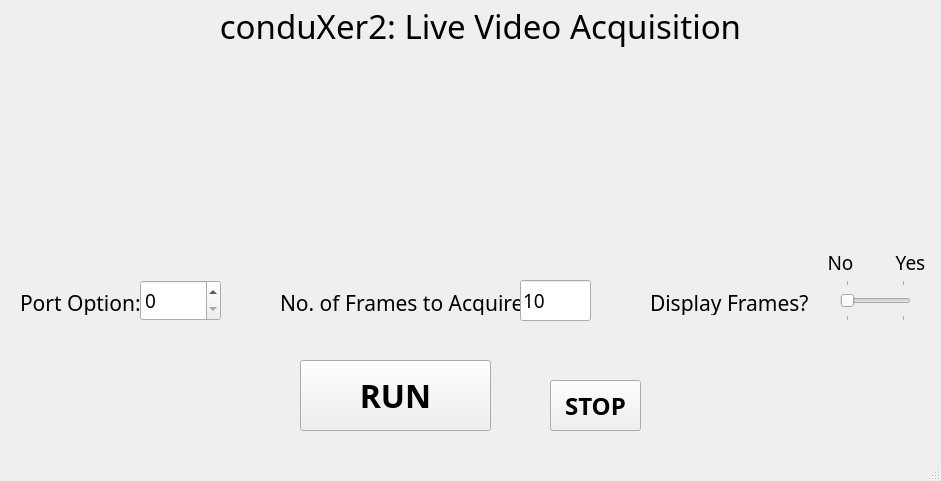
<?xml version="1.0" encoding="UTF-8"?>
<ui version="4.0">
 <class>contraWindow</class>
 <widget class="QMainWindow" name="contraWindow">
  <property name="geometry">
   <rect>
    <x>0</x>
    <y>0</y>
    <width>941</width>
    <height>481</height>
   </rect>
  </property>
  <property name="windowTitle">
   <string>MainWindow</string>
  </property>
  <widget class="QWidget" name="centralwidget">
   <widget class="QLabel" name="titleLabel">
    <property name="geometry">
     <rect>
      <x>160</x>
      <y>0</y>
      <width>641</width>
      <height>51</height>
     </rect>
    </property>
    <property name="font">
     <font>
      <family>Bahnschrift</family>
      <pointsize>25</pointsize>
     </font>
    </property>
    <property name="autoFillBackground">
     <bool>true</bool>
    </property>
    <property name="text">
     <string>conduXer2: Live Video Acquisition</string>
    </property>
    <property name="alignment">
     <set>Qt::AlignCenter</set>
    </property>
   </widget>
   <widget class="QPushButton" name="runButton">
    <property name="geometry">
     <rect>
      <x>300</x>
      <y>360</y>
      <width>191</width>
      <height>71</height>
     </rect>
    </property>
    <property name="font">
     <font>
      <family>Bahnschrift</family>
      <pointsize>24</pointsize>
      <weight>75</weight>
      <bold>true</bold>
     </font>
    </property>
    <property name="text">
     <string>RUN</string>
    </property>
   </widget>
   <widget class="QLabel" name="label">
    <property name="geometry">
     <rect>
      <x>0</x>
      <y>60</y>
      <width>941</width>
      <height>171</height>
     </rect>
    </property>
    <property name="text">
     <string/>
    </property>
    <property name="pixmap">
     <pixmap>vessel.tif</pixmap>
    </property>
    <property name="scaledContents">
     <bool>true</bool>
    </property>
   </widget>
   <widget class="QSpinBox" name="portSpinBox">
    <property name="geometry">
     <rect>
      <x>140</x>
      <y>280</y>
      <width>81</width>
      <height>41</height>
     </rect>
    </property>
    <property name="font">
     <font>
      <family>Bahnschrift</family>
      <pointsize>14</pointsize>
     </font>
    </property>
    <property name="minimum">
     <number>0</number>
    </property>
    <property name="maximum">
     <number>10</number>
    </property>
    <property name="value">
     <number>0</number>
    </property>
   </widget>
   <widget class="QLabel" name="portLabel">
    <property name="geometry">
     <rect>
      <x>20</x>
      <y>290</y>
      <width>121</width>
      <height>25</height>
     </rect>
    </property>
    <property name="font">
     <font>
      <family>Bahnschrift</family>
      <pointsize>16</pointsize>
     </font>
    </property>
    <property name="text">
     <string>Port Option:</string>
    </property>
    <property name="alignment">
     <set>Qt::AlignLeading|Qt::AlignLeft|Qt::AlignVCenter</set>
    </property>
   </widget>
   <widget class="QSlider" name="displayFramesOpt">
    <property name="geometry">
     <rect>
      <x>840</x>
      <y>280</y>
      <width>71</width>
      <height>41</height>
     </rect>
    </property>
    <property name="maximum">
     <number>1</number>
    </property>
    <property name="sliderPosition">
     <number>0</number>
    </property>
    <property name="orientation">
     <enum>Qt::Horizontal</enum>
    </property>
    <property name="tickPosition">
     <enum>QSlider::TicksBothSides</enum>
    </property>
   </widget>
   <widget class="QLabel" name="dispOptNot">
    <property name="geometry">
     <rect>
      <x>820</x>
      <y>250</y>
      <width>41</width>
      <height>25</height>
     </rect>
    </property>
    <property name="font">
     <font>
      <family>Bahnschrift</family>
      <pointsize>14</pointsize>
     </font>
    </property>
    <property name="text">
     <string>No</string>
    </property>
    <property name="alignment">
     <set>Qt::AlignCenter</set>
    </property>
   </widget>
   <widget class="QLabel" name="dispOptYes">
    <property name="geometry">
     <rect>
      <x>890</x>
      <y>250</y>
      <width>41</width>
      <height>25</height>
     </rect>
    </property>
    <property name="font">
     <font>
      <family>Bahnschrift</family>
      <pointsize>14</pointsize>
     </font>
    </property>
    <property name="text">
     <string>Yes</string>
    </property>
    <property name="alignment">
     <set>Qt::AlignCenter</set>
    </property>
   </widget>
   <widget class="QLabel" name="displayFramesLabel">
    <property name="geometry">
     <rect>
      <x>650</x>
      <y>290</y>
      <width>181</width>
      <height>25</height>
     </rect>
    </property>
    <property name="font">
     <font>
      <family>Bahnschrift</family>
      <pointsize>16</pointsize>
     </font>
    </property>
    <property name="text">
     <string>Display Frames?</string>
    </property>
    <property name="alignment">
     <set>Qt::AlignLeading|Qt::AlignLeft|Qt::AlignVCenter</set>
    </property>
   </widget>
   <widget class="QPushButton" name="stopButton">
    <property name="geometry">
     <rect>
      <x>550</x>
      <y>380</y>
      <width>91</width>
      <height>51</height>
     </rect>
    </property>
    <property name="font">
     <font>
      <family>Bahnschrift</family>
      <pointsize>18</pointsize>
      <weight>75</weight>
      <bold>true</bold>
     </font>
    </property>
    <property name="text">
     <string>STOP</string>
    </property>
   </widget>
   <widget class="QLabel" name="numFramesLabel">
    <property name="geometry">
     <rect>
      <x>280</x>
      <y>290</y>
      <width>241</width>
      <height>25</height>
     </rect>
    </property>
    <property name="font">
     <font>
      <family>Bahnschrift</family>
      <pointsize>16</pointsize>
     </font>
    </property>
    <property name="text">
     <string>No. of Frames to Acquire:</string>
    </property>
    <property name="alignment">
     <set>Qt::AlignLeading|Qt::AlignLeft|Qt::AlignVCenter</set>
    </property>
   </widget>
   <widget class="QLineEdit" name="numFramesEntry">
    <property name="geometry">
     <rect>
      <x>520</x>
      <y>280</y>
      <width>71</width>
      <height>41</height>
     </rect>
    </property>
    <property name="font">
     <font>
      <family>Bahnschrift</family>
      <pointsize>14</pointsize>
     </font>
    </property>
    <property name="text">
     <string>10</string>
    </property>
   </widget>
   <zorder>runButton</zorder>
   <zorder>label</zorder>
   <zorder>titleLabel</zorder>
   <zorder>portSpinBox</zorder>
   <zorder>portLabel</zorder>
   <zorder>displayFramesOpt</zorder>
   <zorder>dispOptNot</zorder>
   <zorder>dispOptYes</zorder>
   <zorder>displayFramesLabel</zorder>
   <zorder>stopButton</zorder>
   <zorder>numFramesLabel</zorder>
   <zorder>numFramesEntry</zorder>
  </widget>
  <widget class="QMenuBar" name="menubar">
   <property name="geometry">
    <rect>
     <x>0</x>
     <y>0</y>
     <width>941</width>
     <height>21</height>
    </rect>
   </property>
  </widget>
  <widget class="QStatusBar" name="statusbar"/>
 </widget>
 <resources/>
 <connections/>
</ui>
